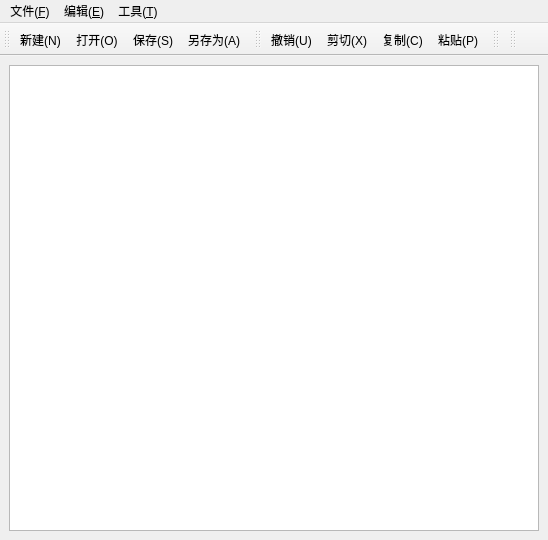
<ui version="4.0" >
 <class>MainWindow</class>
 <widget class="QMainWindow" name="MainWindow" >
  <property name="geometry" >
   <rect>
    <x>0</x>
    <y>0</y>
    <width>548</width>
    <height>540</height>
   </rect>
  </property>
  <property name="windowTitle" >
   <string>MainWindow</string>
  </property>
  <widget class="QWidget" name="centralwidget" >
   <layout class="QVBoxLayout" >
    <item>
     <widget class="QTextEdit" name="textEdit" />
    </item>
   </layout>
  </widget>
  <widget class="QMenuBar" name="menubar" >
   <property name="geometry" >
    <rect>
     <x>0</x>
     <y>0</y>
     <width>548</width>
     <height>28</height>
    </rect>
   </property>
   <widget class="QMenu" name="menu_F" >
    <property name="title" >
     <string>文件(&amp;F)</string>
    </property>
    <addaction name="actNew" />
    <addaction name="actOpen" />
    <addaction name="actClose" />
    <addaction name="separator" />
    <addaction name="actSave" />
    <addaction name="actASave" />
    <addaction name="separator" />
    <addaction name="actQuit" />
   </widget>
   <widget class="QMenu" name="menu_E" >
    <property name="title" >
     <string>编辑(&amp;E)</string>
    </property>
    <addaction name="actUndo" />
    <addaction name="separator" />
    <addaction name="actAll" />
    <addaction name="actCut" />
    <addaction name="actCopy" />
    <addaction name="actPaste" />
    <addaction name="separator" />
   </widget>
   <widget class="QMenu" name="menu_T" >
    <property name="title" >
     <string>工具(&amp;T)</string>
    </property>
    <addaction name="actFind" />
   </widget>
   <addaction name="menu_F" />
   <addaction name="menu_E" />
   <addaction name="menu_T" />
  </widget>
  <widget class="QToolBar" name="fileToolBar" >
   <property name="windowTitle" >
    <string>toolBar</string>
   </property>
   <attribute name="toolBarArea" >
    <enum>TopToolBarArea</enum>
   </attribute>
   <attribute name="toolBarBreak" >
    <bool>false</bool>
   </attribute>
   <addaction name="actNew" />
   <addaction name="actOpen" />
   <addaction name="actSave" />
   <addaction name="actASave" />
  </widget>
  <widget class="QToolBar" name="toolBar" >
   <property name="windowTitle" >
    <string>toolBar</string>
   </property>
   <attribute name="toolBarArea" >
    <enum>TopToolBarArea</enum>
   </attribute>
   <attribute name="toolBarBreak" >
    <bool>false</bool>
   </attribute>
   <addaction name="actUndo" />
   <addaction name="actCut" />
   <addaction name="actCopy" />
   <addaction name="actPaste" />
  </widget>
  <widget class="QToolBar" name="toolBar_2" >
   <property name="windowTitle" >
    <string>toolBar_2</string>
   </property>
   <attribute name="toolBarArea" >
    <enum>TopToolBarArea</enum>
   </attribute>
   <attribute name="toolBarBreak" >
    <bool>false</bool>
   </attribute>
  </widget>
  <widget class="QToolBar" name="toolBar_3" >
   <property name="windowTitle" >
    <string>toolBar_3</string>
   </property>
   <attribute name="toolBarArea" >
    <enum>TopToolBarArea</enum>
   </attribute>
   <attribute name="toolBarBreak" >
    <bool>false</bool>
   </attribute>
  </widget>
  <action name="actNew" >
   <property name="icon" >
    <iconset resource="images/mainwindow.qrc" >:/new/prefix1/new.png</iconset>
   </property>
   <property name="text" >
    <string>新建(&amp;N)</string>
   </property>
   <property name="shortcut" >
    <string>Ctrl+N</string>
   </property>
  </action>
  <action name="actOpen" >
   <property name="icon" >
    <iconset resource="images/mainwindow.qrc" >:/new/prefix1/open.png</iconset>
   </property>
   <property name="text" >
    <string>打开(&amp;O)</string>
   </property>
   <property name="shortcut" >
    <string>Ctrl+O</string>
   </property>
  </action>
  <action name="actClose" >
   <property name="text" >
    <string>关闭(&amp;C)</string>
   </property>
  </action>
  <action name="actSave" >
   <property name="icon" >
    <iconset resource="images/mainwindow.qrc" >:/new/prefix1/save.png</iconset>
   </property>
   <property name="text" >
    <string>保存(&amp;S)...</string>
   </property>
   <property name="shortcut" >
    <string>Ctrl+S</string>
   </property>
  </action>
  <action name="actASave" >
   <property name="icon" >
    <iconset resource="images/mainwindow.qrc" >:/new/prefix1/asave.png</iconset>
   </property>
   <property name="text" >
    <string>另存为(&amp;A)...</string>
   </property>
  </action>
  <action name="actQuit" >
   <property name="text" >
    <string>退出(&amp;X)</string>
   </property>
  </action>
  <action name="actUndo" >
   <property name="icon" >
    <iconset resource="images/mainwindow.qrc" >:/new/prefix1/undo.png</iconset>
   </property>
   <property name="text" >
    <string>撤销(&amp;U)</string>
   </property>
   <property name="shortcut" >
    <string>Ctrl+Z</string>
   </property>
  </action>
  <action name="actCut" >
   <property name="icon" >
    <iconset resource="images/mainwindow.qrc" >:/new/prefix1/cut.png</iconset>
   </property>
   <property name="text" >
    <string>剪切(&amp;X)</string>
   </property>
   <property name="shortcut" >
    <string>Ctrl+X</string>
   </property>
  </action>
  <action name="actCopy" >
   <property name="icon" >
    <iconset resource="images/mainwindow.qrc" >:/new/prefix1/copy.png</iconset>
   </property>
   <property name="text" >
    <string>复制(&amp;C)</string>
   </property>
   <property name="shortcut" >
    <string>Ctrl+C</string>
   </property>
  </action>
  <action name="actPaste" >
   <property name="icon" >
    <iconset resource="images/mainwindow.qrc" >:/new/prefix1/paste.png</iconset>
   </property>
   <property name="text" >
    <string>粘贴(&amp;P)</string>
   </property>
   <property name="shortcut" >
    <string>Ctrl+V</string>
   </property>
  </action>
  <action name="actAll" >
   <property name="text" >
    <string>全选(&amp;A)</string>
   </property>
   <property name="shortcut" >
    <string>Ctrl+A</string>
   </property>
  </action>
  <action name="actFind" >
   <property name="text" >
    <string>查找文件(&amp;F)</string>
   </property>
  </action>
 </widget>
 <resources>
  <include location="images/mainwindow.qrc" />
 </resources>
 <connections/>
</ui>
